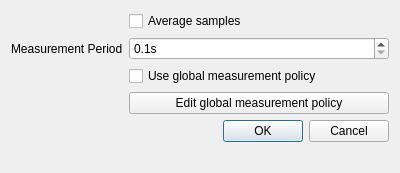
<?xml version="1.0" encoding="UTF-8"?>
<ui version="4.0">
 <class>SensorADC12Dialog</class>
 <widget class="QDialog" name="SensorADC12Dialog">
  <property name="geometry">
   <rect>
    <x>0</x>
    <y>0</y>
    <width>400</width>
    <height>173</height>
   </rect>
  </property>
  <property name="windowTitle">
   <string>Dialog</string>
  </property>
  <layout class="QFormLayout" name="formLayout">
   <item row="1" column="1">
    <widget class="QCheckBox" name="enableBox">
     <property name="text">
      <string>Average samples</string>
     </property>
    </widget>
   </item>
   <item row="3" column="0">
    <widget class="QLabel" name="periodLabel">
     <property name="text">
      <string>Measurement Period</string>
     </property>
    </widget>
   </item>
   <item row="3" column="1">
    <widget class="QDoubleSpinBox" name="periodBox">
     <property name="suffix">
      <string notr="true">s</string>
     </property>
     <property name="decimals">
      <number>1</number>
     </property>
     <property name="minimum">
      <double>0.100000000000000</double>
     </property>
     <property name="maximum">
      <double>6553.500000000000000</double>
     </property>
     <property name="singleStep">
      <double>0.100000000000000</double>
     </property>
    </widget>
   </item>
   <item row="4" column="1">
    <widget class="QCheckBox" name="gperiodBox">
     <property name="text">
      <string>Use global measurement policy</string>
     </property>
    </widget>
   </item>
   <item row="5" column="1">
    <widget class="QPushButton" name="gperiodButton">
     <property name="text">
      <string>Edit global measurement policy</string>
     </property>
    </widget>
   </item>
   <item row="6" column="0" colspan="2">
    <widget class="QDialogButtonBox" name="confirmBox">
     <property name="orientation">
      <enum>Qt::Horizontal</enum>
     </property>
     <property name="standardButtons">
      <set>QDialogButtonBox::Cancel|QDialogButtonBox::Ok</set>
     </property>
    </widget>
   </item>
  </layout>
 </widget>
 <resources/>
 <connections>
  <connection>
   <sender>confirmBox</sender>
   <signal>accepted()</signal>
   <receiver>SensorADC12Dialog</receiver>
   <slot>accept()</slot>
   <hints>
    <hint type="sourcelabel">
     <x>248</x>
     <y>254</y>
    </hint>
    <hint type="destinationlabel">
     <x>157</x>
     <y>274</y>
    </hint>
   </hints>
  </connection>
  <connection>
   <sender>confirmBox</sender>
   <signal>rejected()</signal>
   <receiver>SensorADC12Dialog</receiver>
   <slot>reject()</slot>
   <hints>
    <hint type="sourcelabel">
     <x>316</x>
     <y>260</y>
    </hint>
    <hint type="destinationlabel">
     <x>286</x>
     <y>274</y>
    </hint>
   </hints>
  </connection>
 </connections>
</ui>
